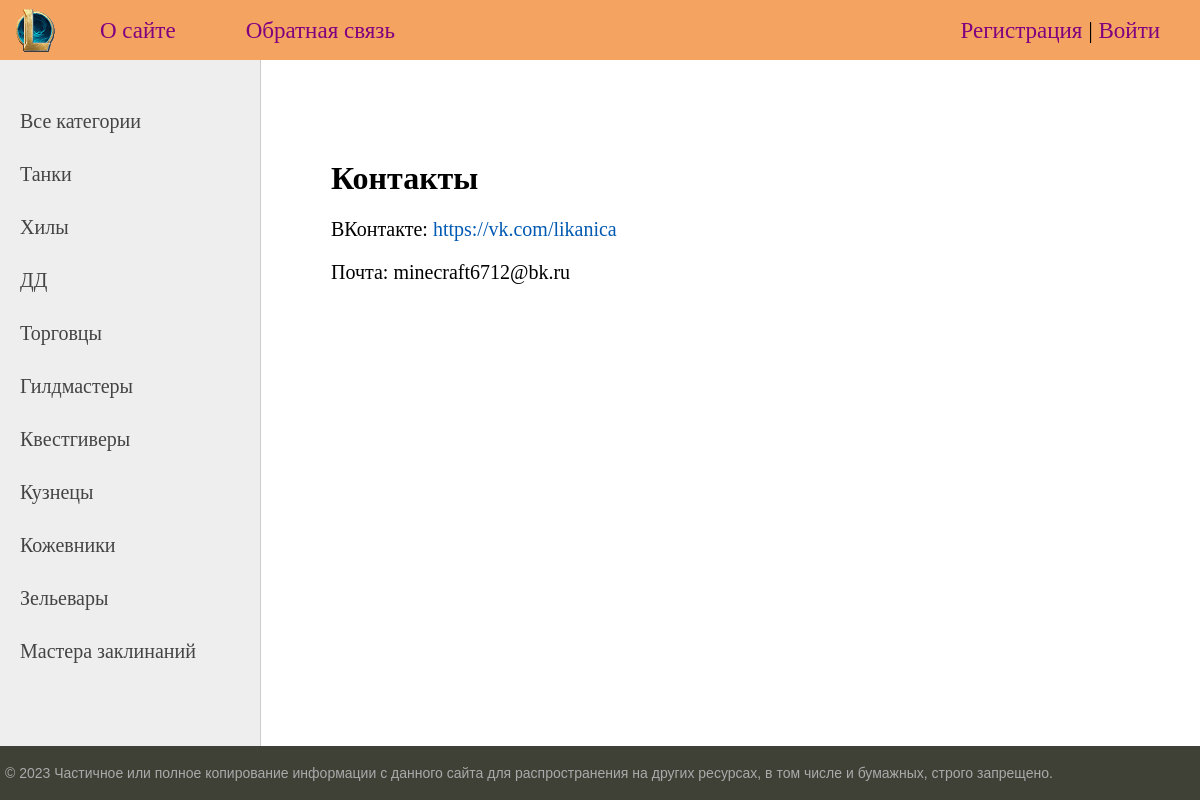
Page /contact/ on the committed database.
### bulletinboard/models.py (models this page shows, shortened)
class Category(models.Model):
    name = models.CharField(max_length=100, db_index=True, verbose_name='Категория')
    slug = models.SlugField(max_length=255, unique=True, db_index=True, verbose_name='URL')
    def get_absolute_url(self):
        return reverse('category', kwargs={'cat_slug': self.slug})
    class Meta:
        verbose_name = 'Категория'
        verbose_name_plural = 'Категории'
        ordering = ['id']

### bulletinboard/views.py (the view)
# urls.py: path('contact/', contact, name='contact'),
def contact(request):
    context = {'title': 'Контакты', 'menu': menu}
    return render(request, template_name='bulletinboard/contact.html', context=context)

### bulletinboard/templatetags/bulletinboard_tags.py (called while the page is built)
@register.inclusion_tag('bulletinboard/list_categories.html')
def show_categories(cat_selected=0):
    cats = Category.objects.all()
    return {'cats': cats, 'cat_selected': cat_selected}

### bulletinboard/templates/bulletinboard/contact.html
{% extends 'bulletinboard/default.html' %}
{% block content %}
<h1>{{title}}</h1>
<p>ВКонтакте: <a href = "https://vk.com/likanica" target="_blank">https://vk.com/likanica</a></p>
<p>Почта: minecraft6712@bk.ru</p>
{% endblock %}

### bulletinboard/templates/bulletinboard/list_categories.html
{% for c in cats %}
    {% if c.pk == cat_selected %}
        <li class="selected">{{c.name}}</li>
    {% else %}
        <li><a href="{{ c.get_absolute_url }}">{{c.name}}</a></li>
    {% endif %}
{% endfor %}

### bulletinboard/static/bulletinboard/css/styles.css (style rules this page uses)
html, body { font-family: 'Times New Roman'; margin: 0; padding: 0; height: 100%; width: 100%; color: #444; }
a { color: #0059b2; text-decoration: none; }
.left-chapters ul li { margin: 30px 0 0 0; color: #999; }
.left-chapters ul li a { color: #444; text-decoration: none; }
.content-text h1 { font-size: 32px; }

### rows in the picture
Category: name "Танки"
Category: name "Хилы"
Category: name "ДД"
Category: name "Торговцы"
Category: name "Гилдмастеры"
Category: name "Квестгиверы"
Category: name "Кузнецы"
Category: name "Кожевники"
Category: name "Зельевары"
Category: name "Мастера заклинаний"

### other values in the picture
{{ m.title }} "О сайте" "Обратная связь"
{{ title }} "Контакты"
